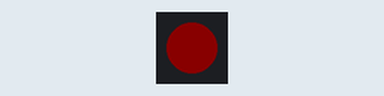
Recording of a sketch running on a simulated Arduino Uno, built with avr-gcc and run on an emulated ATmega328P. On the bench: 1 RGB LEDs in strip order, left to right. Dim RGB values are drawn brighter than linear.

Above: at 0.1 s.
At 5.0 s:
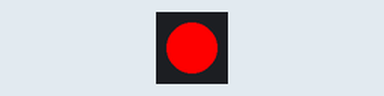
Timing chart, 0 to 6.8 s (numbered marks = the images above):
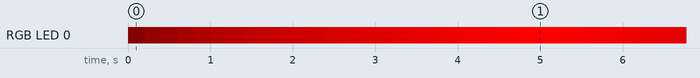

Measured:
- by itself, RGB LED 0: off → RGB(10, 0, 0) at 0.00 s, → RGB(20, 0, 0) 0.20 s later, → RGB(30, 0, 0) 0.20 s later, → RGB(40, 0, 0) 0.20 s later, … (193 changes in this stretch)
- by itself, everything shown: repeats every 10.4 s, in 50 steps

The sketch:

01_E_Branches.ino
```cpp
#include <Adafruit_NeoPixel.h>

#define PIN_NEOPIXEL  6  // Definiert wo die Bauteile angesteckt sind.
#define PIN_SWITCH   12  // Braucht man nur im Simulator!

#define NUMPIXELS     1  // Definiert wieviele LEDs wir haben

// Erzeugt die Schnittstelle `pixels` um die LEDs anzusteuern
Adafruit_NeoPixel pixels(NUMPIXELS, PIN_NEOPIXEL, NEO_GRB + NEO_KHZ800);


// Wird einmal beim Start aufgerufen.
void setup() {
  Serial.begin(115200); // Startet die Debug-Verbindung
  pixels.begin();       // Startet die LED-Schnittstelle
}

int colorValue = 0;
bool isRaising = true;

// Wird immer wieder in Endlosschleife aufgerufen.
void loop() {
  if (isRaising) {
    if (colorValue < 245) {
      colorValue = colorValue + 10;
    } else {
      isRaising = false;
    }
  } else {
    if (colorValue > 0) {
      colorValue = colorValue - 10;
    } else {
      isRaising = true;
    }
  }

  // Setze die Farbe auf den pulsierenden Wert
  pixels.setPixelColor(0, pixels.Color(colorValue, 0, 0));

  // Aktualisiert die LED
  pixels.show();

  // Hält das Programm 200 Millisekunden an
  delay(200);
}
```
